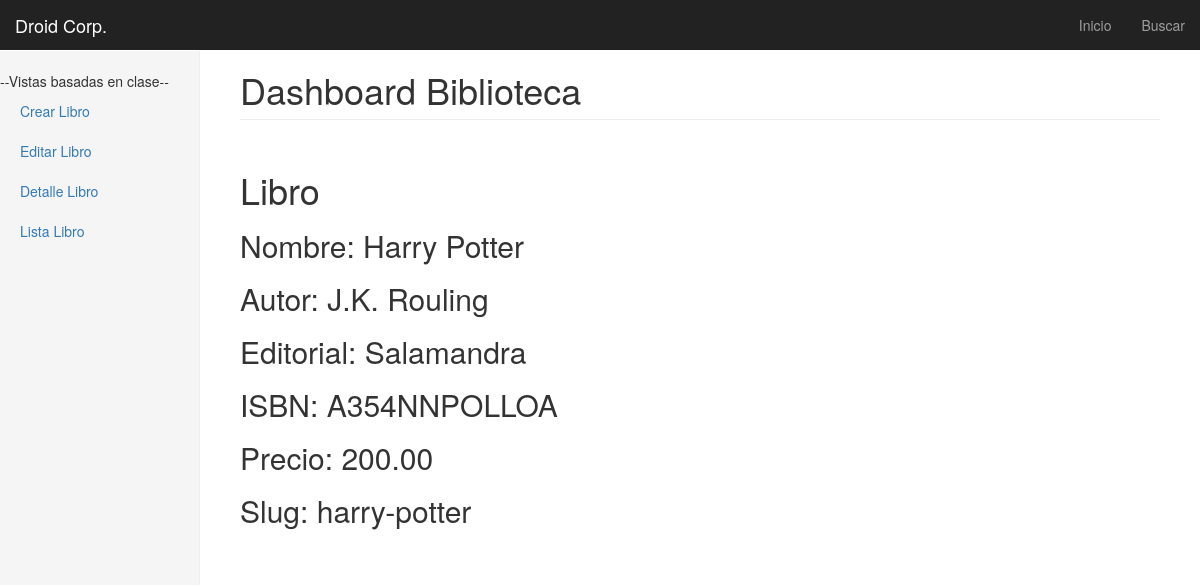
The page /libros/2/ on the database its author committed.
### libros/models.py (models this page shows, shortened)
class libromodelo(models.Model):
    nombre = models.CharField(max_length = 40)
    autor = models.CharField(max_length = 40)
    editorial = models.CharField(max_length = 40)
    ISBN = models.CharField(max_length = 40)
    precio = models.DecimalField(max_digits=9999, decimal_places=2)
    slug = models.SlugField(blank=True)
    def __unicode__(self):
        return self.nombre

### libros/views.py (the view)
# urls.py: url(r'^(?P<pk>\d+)/$', LibroDetailView.as_view(), name='detalle_view'),
class LibroDetailView(DetailView,MultiSlug):
    model = libromodelo

### templates/libros/libromodelo_detail.html
{% extends "base.html" %}
{%block content%}
  <h1>Libro</h1>
  <div class="">
    <h2>Nombre: {{libromodelo}}</h2>
    <h2>Autor: {{libromodelo.autor}}</h2>
    <h2>Editorial: {{libromodelo.editorial}}</h2>
    <h2>ISBN: {{libromodelo.ISBN}}</h2>
    <h2>Precio: {{libromodelo.precio}}</h2>
    <h2>Slug: {{libromodelo.slug}}</h2>
  </div>
{%endblock%}

### static/css/dashboard.css (style rules this page uses)
body { padding-top: 50px; }

### rows shown on the page
libromodelo: nombre "Harry Potter", autor "J.K. Rouling", editorial "Salamandra", ISBN "A354NNPOLLOA", precio "200.00", slug "harry-potter"
